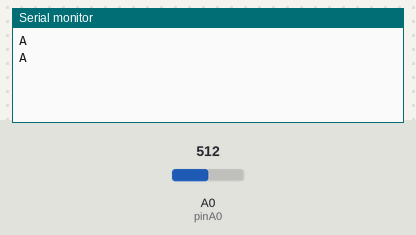
Bench run of a sketch on a simulated Arduino Uno, built with avr-gcc and run on an emulated ATmega328P. Shown: the last lines printed to the serial monitor. The test bench sets the inputs (shaded band); at power-on: A0 (pinA0) = 512.

Above: at 10.8 s.
10.9 s: A0 (pinA0) set to 984
At 20.5 s:
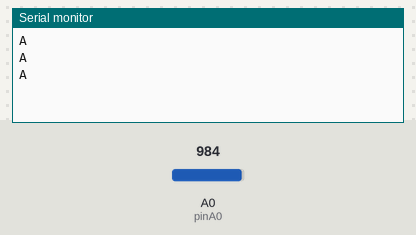
20.9 s: A0 (pinA0) set to 1010
At 30.5 s:
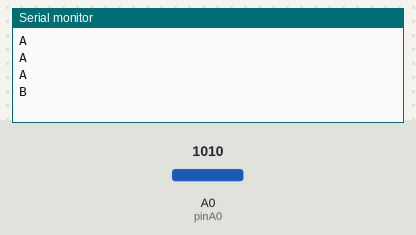

The sketch:

sketch_nov21a.ino
```cpp
int pinA0 = A0;                    // Пин к которому подключен A0


void setup()
{
  pinMode (pinA0, INPUT);          // Установим вывод A0 как вход
  Serial.begin (115200);
}
 int xA0;
void loop()
{
  xA0 = analogRead (pinA0);         // Считываем значение с порта pinA0
  //Serial.println (xA0, DEC);        // Выводим значение переменной xA0
  if (xA0 > 1000){
  Serial.write("B");
  Serial.print("\n");
  }
  else{
  Serial.write("A");
  Serial.print("\n");
  }
  delay (10000);                        // Ждем 10000 мкс.

}
```

Measured:
- the behaviour switches between 1000 and 1001 on A0 (pinA0) (found by bisection; images 1 and 2)
- after the input at 20.9 s, the serial monitor: prints a new line after 9.1 s (image 2)
